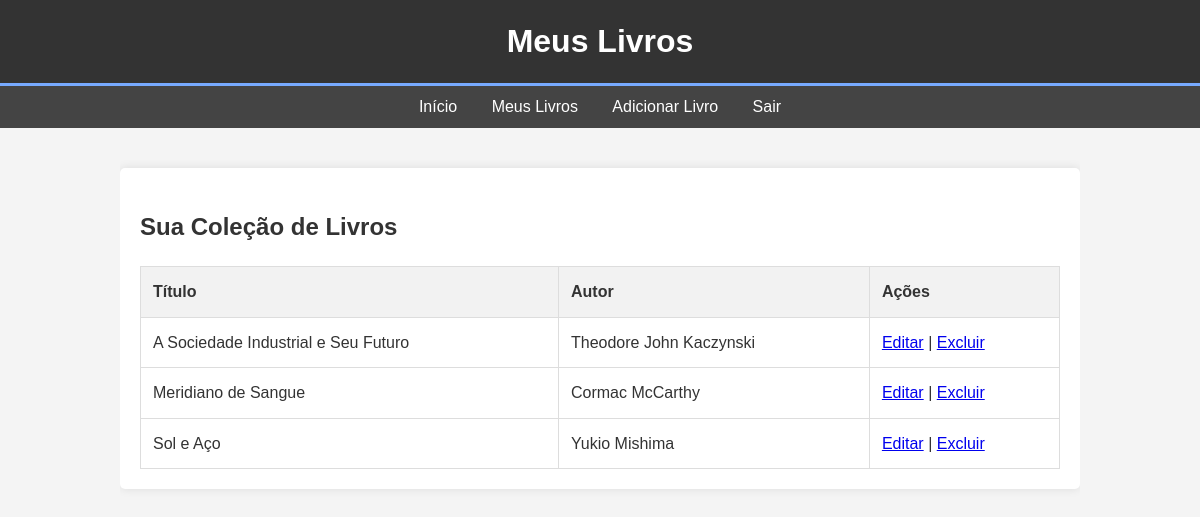
Screenshot of /livros.php (signed in) with the database file from the repository.
### tables this page shows
CREATE TABLE `livros` (
  `id` int(11) NOT NULL,
  `usuario_id` int(11) NOT NULL,
  `titulo` varchar(255) NOT NULL,
  `autor` varchar(255) NOT NULL,
  `descricao` text DEFAULT NULL,
  `data_criacao` timestamp NOT NULL DEFAULT current_timestamp()
);

### livros.php (the view, shortened to what this page needs)
<?php
require_once 'includes/conexao.php';
$usuario_id = $_SESSION['usuario_id'];
$stmt = $conexao->prepare("SELECT id, titulo, autor, descricao FROM livros WHERE usuario_id = ? ORDER BY titulo ASC");
$stmt->bind_param("i", $usuario_id);
$stmt->execute();
$resultado = $stmt->get_result();
?>
<!DOCTYPE html>
<html lang="pt-br">
<head>
    <link rel="stylesheet" href="css/estilo.css">
</head>
<body>
    <header>
        <h1>Meus Livros</h1>
    </header>
    <nav>
        <a href="dashboard.php">Início</a>
        <a href="livros.php">Meus Livros</a>
        <a href="novo_livro.php">Adicionar Livro</a>
        <a href="logout.php">Sair</a>
    </nav>
    <div class="container">
        <div class="table-container">
            <h2>Sua Coleção de Livros</h2>
            <table>
                <thead>
                    <tr>
                        <th>Título</th>
                        <th>Autor</th>
                        <th>Ações</th>
                    </tr>
                </thead>
                <tbody>
                    <?php if ($resultado->num_rows > 0): ?>
                        <?php while ($livro = $resultado->fetch_assoc()): ?>
                            <tr>
                                <td><?php echo htmlspecialchars($livro['titulo']); ?></td>
                                <td><?php echo htmlspecialchars($livro['autor']); ?></td>
                                <td>
                                    <a href="editar_livro.php?id=<?php echo $livro['id']; ?>">Editar</a> |
                                    <a href="excluir_livro.php?id=<?php echo $livro['id']; ?>" onclick="return confirm('Tem certeza que deseja excluir este livro?');">Excluir</a>
                                </td>
                            </tr>
                        <?php endwhile; ?>
                    <?php else: ?>
                        <tr>
                            <td colspan="3">Você ainda não cadastrou nenhum livro.</td>
                        </tr>
                    <?php endif; ?>
                </tbody>
            </table>
        </div>
    </div>
</body>
</html>

### css/estilo.css (style rules this page uses)
body { font-family: Arial, sans-serif; background-color: #f4f4f4; color: #333; line-height: 1.6; margin: 0; padding: 0; }
.container { width: 80%; margin: auto; overflow: hidden; padding: 20px 0; }
header { background: #333; color: #fff; padding: 1rem 0; border-bottom: #77aaff 3px solid; }
header h1 { text-align: center; margin: 0; }
nav { background: #444; padding: 0.5rem; text-align: center; }
nav a { color: #fff; text-decoration: none; padding: 5px 15px; }
.form-container, .table-container { background: #fff; padding: 20px; margin-top: 20px; border-radius: 5px; box-shadow: 0 0 10px rgba(0,0,0,0.1); }
h2 { color: #333; }
table { width: 100%; border-collapse: collapse; margin-top: 20px; }
table, th, td { border: 1px solid #ddd; }
th, td { padding: 12px; text-align: left; }
th { background-color: #f2f2f2; }

### rows the page displays
livros: titulo "A Sociedade Industrial e Seu Futuro", autor "Theodore John Kaczynski"
livros: titulo "Meridiano de Sangue", autor "Cormac McCarthy"
livros: titulo "Sol e Aço", autor "Yukio Mishima"
